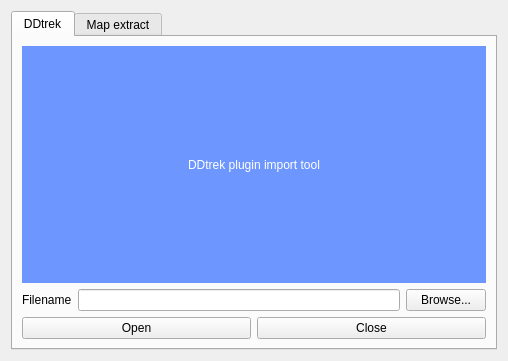
<?xml version="1.0" encoding="UTF-8"?>
<ui version="4.0">
 <class>Form</class>
 <widget class="QWidget" name="Form">
  <property name="geometry">
   <rect>
    <x>0</x>
    <y>0</y>
    <width>508</width>
    <height>361</height>
   </rect>
  </property>
  <property name="windowTitle">
   <string notr="true">DDtrek</string>
  </property>
  <layout class="QVBoxLayout" name="verticalLayout">
   <item>
    <widget class="QTabWidget" name="tabWidget">
     <property name="toolTipDuration">
      <number>-1</number>
     </property>
     <property name="autoFillBackground">
      <bool>true</bool>
     </property>
     <property name="tabShape">
      <enum>QTabWidget::Rounded</enum>
     </property>
     <property name="currentIndex">
      <number>0</number>
     </property>
     <property name="elideMode">
      <enum>Qt::ElideMiddle</enum>
     </property>
     <widget class="QWidget" name="tab">
      <attribute name="title">
       <string>DDtrek</string>
      </attribute>
      <layout class="QGridLayout" name="gridLayout_8">
       <item row="0" column="0">
        <widget class="QLabel" name="label">
         <property name="sizePolicy">
          <sizepolicy hsizetype="MinimumExpanding" vsizetype="MinimumExpanding">
           <horstretch>0</horstretch>
           <verstretch>0</verstretch>
          </sizepolicy>
         </property>
         <property name="minimumSize">
          <size>
           <width>280</width>
           <height>60</height>
          </size>
         </property>
         <property name="styleSheet">
          <string notr="true">background-color: rgb(109, 150, 255);color:white; padding: 20px
</string>
         </property>
         <property name="text">
          <string notr="true">DDtrek plugin import tool</string>
         </property>
         <property name="textFormat">
          <enum>Qt::PlainText</enum>
         </property>
         <property name="alignment">
          <set>Qt::AlignCenter</set>
         </property>
         <property name="wordWrap">
          <bool>true</bool>
         </property>
        </widget>
       </item>
       <item row="1" column="0">
        <layout class="QGridLayout" name="gridLayout_2">
         <item row="0" column="1">
          <widget class="QLineEdit" name="input_filename_2">
           <property name="text">
            <string notr="true"/>
           </property>
          </widget>
         </item>
         <item row="0" column="0">
          <widget class="QLabel" name="label_7">
           <property name="text">
            <string notr="true">Filename</string>
           </property>
          </widget>
         </item>
         <item row="0" column="2">
          <widget class="QPushButton" name="button_browse_2">
           <property name="text">
            <string notr="true">Browse...</string>
           </property>
          </widget>
         </item>
        </layout>
       </item>
       <item row="2" column="0">
        <layout class="QHBoxLayout" name="horizontalLayout_2">
         <item>
          <widget class="QPushButton" name="button_open_2">
           <property name="text">
            <string notr="true">Open</string>
           </property>
          </widget>
         </item>
         <item>
          <widget class="QPushButton" name="button_close_2">
           <property name="text">
            <string notr="true">Close</string>
           </property>
          </widget>
         </item>
        </layout>
       </item>
      </layout>
     </widget>
     <widget class="QWidget" name="tab_2">
      <attribute name="title">
       <string>Map extract</string>
      </attribute>
      <layout class="QGridLayout" name="gridLayout_7">
       <item row="0" column="0">
        <widget class="QLabel" name="label_2">
         <property name="sizePolicy">
          <sizepolicy hsizetype="Expanding" vsizetype="MinimumExpanding">
           <horstretch>0</horstretch>
           <verstretch>0</verstretch>
          </sizepolicy>
         </property>
         <property name="minimumSize">
          <size>
           <width>280</width>
           <height>60</height>
          </size>
         </property>
         <property name="styleSheet">
          <string notr="true">background-color: rgb(109, 150, 255);color:white; padding: 20px
</string>
         </property>
         <property name="text">
          <string notr="true">Map extraction tool</string>
         </property>
         <property name="textFormat">
          <enum>Qt::PlainText</enum>
         </property>
         <property name="alignment">
          <set>Qt::AlignCenter</set>
         </property>
         <property name="wordWrap">
          <bool>true</bool>
         </property>
        </widget>
       </item>
       <item row="1" column="0">
        <layout class="QGridLayout" name="gridLayout_4">
         <item row="0" column="2">
          <widget class="QPushButton" name="button_browse_4">
           <property name="text">
            <string notr="true">Browse...</string>
           </property>
          </widget>
         </item>
         <item row="0" column="0">
          <widget class="QLabel" name="label_9">
           <property name="lineWidth">
            <number>7</number>
           </property>
           <property name="text">
            <string notr="true">Input map</string>
           </property>
          </widget>
         </item>
         <item row="0" column="1">
          <widget class="QLineEdit" name="input_filename_4">
           <property name="text">
            <string notr="true"/>
           </property>
          </widget>
         </item>
        </layout>
       </item>
       <item row="2" column="0">
        <layout class="QGridLayout" name="gridLayout_6">
         <item row="0" column="0">
          <widget class="QLabel" name="label_11">
           <property name="lineWidth">
            <number>7</number>
           </property>
           <property name="text">
            <string notr="true">Selection</string>
           </property>
          </widget>
         </item>
         <item row="0" column="1">
          <widget class="QLineEdit" name="input_selection_1">
           <property name="text">
            <string notr="true">sele</string>
           </property>
          </widget>
         </item>
        </layout>
       </item>
       <item row="3" column="0">
        <widget class="QCheckBox" name="checkBox_keepmap">
         <property name="text">
          <string>Save map into file?</string>
         </property>
        </widget>
       </item>
       <item row="4" column="0">
        <layout class="QGridLayout" name="gridLayout_5">
         <item row="0" column="2">
          <widget class="QPushButton" name="button_browse_5">
           <property name="enabled">
            <bool>false</bool>
           </property>
           <property name="text">
            <string notr="true">Browse...</string>
           </property>
          </widget>
         </item>
         <item row="0" column="0">
          <widget class="QLabel" name="label_10">
           <property name="lineWidth">
            <number>7</number>
           </property>
           <property name="text">
            <string notr="true">Output map</string>
           </property>
          </widget>
         </item>
         <item row="0" column="1">
          <widget class="QLineEdit" name="input_filename_5">
           <property name="enabled">
            <bool>false</bool>
           </property>
           <property name="text">
            <string notr="true"/>
           </property>
          </widget>
         </item>
        </layout>
       </item>
       <item row="5" column="0">
        <layout class="QHBoxLayout" name="horizontalLayout_3">
         <item>
          <widget class="QPushButton" name="button_extract_1">
           <property name="text">
            <string notr="true">Extract</string>
           </property>
          </widget>
         </item>
         <item>
          <widget class="QPushButton" name="button_close_4">
           <property name="text">
            <string notr="true">Close</string>
           </property>
          </widget>
         </item>
        </layout>
       </item>
      </layout>
     </widget>
    </widget>
   </item>
  </layout>
 </widget>
 <resources/>
 <connections>
  <connection>
   <sender>checkBox_keepmap</sender>
   <signal>toggled(bool)</signal>
   <receiver>input_filename_5</receiver>
   <slot>setEnabled(bool)</slot>
   <hints>
    <hint type="sourcelabel">
     <x>57</x>
     <y>153</y>
    </hint>
    <hint type="destinationlabel">
     <x>170</x>
     <y>176</y>
    </hint>
   </hints>
  </connection>
  <connection>
   <sender>checkBox_keepmap</sender>
   <signal>toggled(bool)</signal>
   <receiver>button_browse_5</receiver>
   <slot>setEnabled(bool)</slot>
   <hints>
    <hint type="sourcelabel">
     <x>72</x>
     <y>151</y>
    </hint>
    <hint type="destinationlabel">
     <x>265</x>
     <y>168</y>
    </hint>
   </hints>
  </connection>
 </connections>
</ui>
